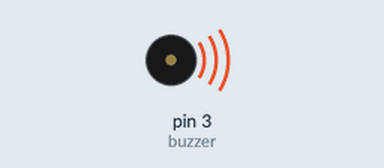
The sketch below on a simulated Arduino Uno, built with avr-gcc and run on an emulated ATmega328P. On the bench: buzzer (waves = sounding).

Above: at 0.1 s.
Timing chart, 0 to 40.0 s (numbered marks = the images above):
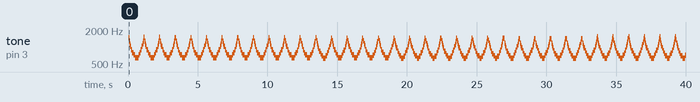

Measured:
- by itself, tone on pin 3 (buzzer): plays 1463 Hz for 0.04 s, 1261 Hz for 0.04 s, 1125 Hz for 0.04 s, 1026 Hz for 0.08 s, 887 Hz for 0.08 s, 793 Hz for 0.08 s … (519 notes in this stretch)

The sketch:

buzzer.ino
```cpp
int buzzer = 3;
String state;
int dt = 300;

void setup() {

 pinMode(buzzer, OUTPUT);

}

void loop() {

  if (dt == 300){
    state = "up";
  }
  if (dt == 800){
    state = "down";
  }
  if (state == "up"){
    dt += 1;
  }
  if (state == "down"){
    dt -= 1;
  }
  digitalWrite(buzzer, HIGH);
  delayMicroseconds(dt);
  digitalWrite(buzzer, LOW);
  delayMicroseconds(dt);

}
```
